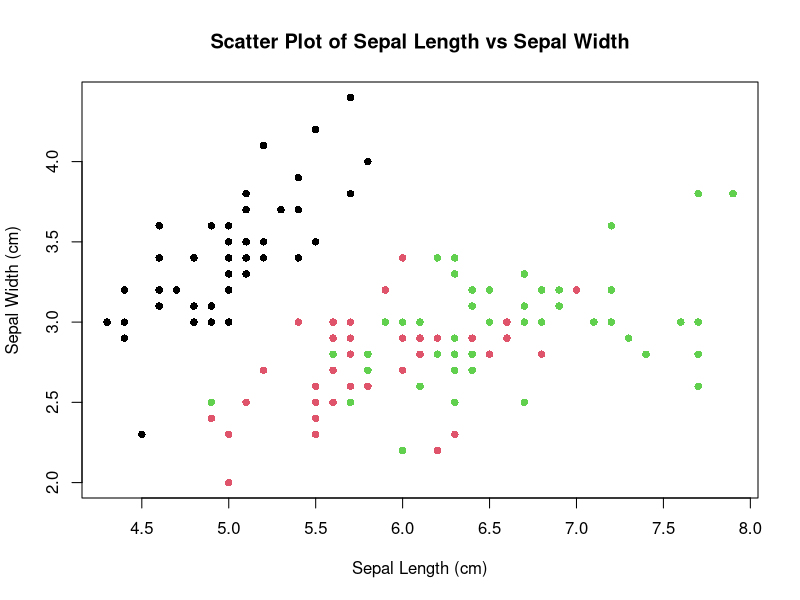

Reproduce this figure in R.
## ---- chunk 1
data(iris)

plot(iris$Sepal.Length, iris$Sepal.Width, 
     main = "Scatter Plot of Sepal Length vs Sepal Width",
     xlab = "Sepal Length (cm)",
     ylab = "Sepal Width (cm)",
     pch = 16, col = iris$Species)

